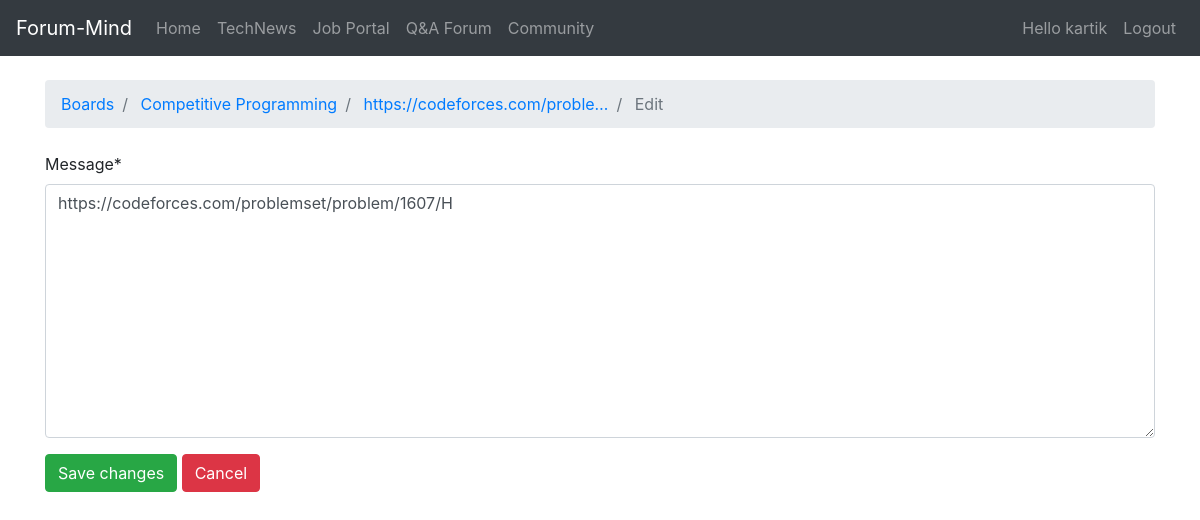
/forums/boards/7/7/13/edit (signed in), run on the app's committed database.
### forums/models.py (models this page shows, shortened)
class Post(models.Model):
    message = models.TextField(max_length=4000)
    topic = models.ForeignKey(
        Topic,
        on_delete=models.CASCADE,
        related_name='posts',
    )
    created_at = models.DateTimeField(auto_now_add=True)
    updated_at = models.DateTimeField(null=True)
    created_by = models.ForeignKey(
        settings.AUTH_USER_MODEL,
        on_delete=models.CASCADE,
        related_name='posts',
    )
    updated_by = models.ForeignKey(
        settings.AUTH_USER_MODEL,
        on_delete=models.CASCADE,
        null=True,
        related_name='+',
    )
    def __str__(self):
        truncated = Truncator(self.message)
        return truncated.chars(30)

class Topic(models.Model):
    subject = models.CharField(max_length=256)
    last_updated = models.DateTimeField(auto_now_add=True)
    board = models.ForeignKey(
        Board,
        on_delete=models.CASCADE,
        related_name='topics',
    )
    starter = models.ForeignKey(
        settings.AUTH_USER_MODEL,
        on_delete=models.CASCADE,
        related_name='topics',
    )
    views = models.PositiveIntegerField(default=0)

class Board(models.Model):
    name = models.CharField(max_length=30, unique=True)
    description = models.CharField(max_length=100)

### forums/views.py (the view, shortened to what this page needs)
# urls.py: path('boards/<int:pk>/<int:topic_pk>/<int:post_pk>/edit', views.PostUpdateView.as_view(),
class PostUpdateView(LoginRequiredMixin, UpdateView):
    model = Post
    fields = ('message',)
    template_name = 'forums/edit_post.html'
    pk_url_kwarg = 'post_pk'
    context_object_name = 'post'
    def get_queryset(self):
        queryset = super().get_queryset()
        return queryset.filter(created_by=self.request.user)

### forums/templates/forums/edit_post.html (shortened to what this page needs)
{% extends 'forums/base.html' %}
{% block breadcrumb %}
<li class="breadcrumb-item">
    <a href="{% url 'home' %}">Boards</a>
</li>
<li class="breadcrumb-item">
    <a href="{% url 'board_topics' post.topic.board.pk %}">
        {{ post.topic.board.name }}
    </a>
</li>
<li class="breadcrumb-item">
    <a href="{% url 'topic_posts' post.topic.board.pk post.topic.pk %}">
        {{ post }}
    </a>
</li>
<li class="breadcrumb-item active">
    Edit
</li>
{% endblock %}
{% block content %}
{% load crispy_forms_tags %}
<form method="post" novalidate>
    {{ form|crispy }}
    <button type="submit" class="btn btn-success">Save changes</button>
    <a href="{% url 'topic_posts' post.topic.board.pk post.topic.pk %}"
       class="btn btn-danger" role="button">
        Cancel
    </a>
</form>
{% endblock %}

### forums/templates/forums/base.html (shortened to what this page needs)
<!doctype html>
<html lang="en">
<head>
    <link rel="stylesheet" href="https://maxcdn.bootstrapcdn.com/bootstrap/4.0.0/css/bootstrap.min.css"
>
</head>
<body>
{% block body %}
<nav class="navbar navbar-expand-lg navbar-dark bg-dark">
            <a class="navbar-brand" href="{% url 'homepage' %}">Forum-Mind</a>
              <div class="collapse navbar-collapse" id="navbarSupportedContent">
                <ul class="navbar-nav mr-auto">
                  <li class="nav-item">
                    <a class="nav-link" href="{% url 'homepage' %}">Home</a>
                  </li>
                  <li class="nav-item">
                    <a class="nav-link" href="{% url 'news' %}">TechNews</a>
                  </li>
                  <li class="nav-item">
                    <a class="nav-link" href="{% url 'jobs:index' %}">Job Portal</a>
                  </li>
                  <li class="nav-item">
                    <a class="nav-link" href="/forums/">Q&A Forum</a>
                  </li>
                  <li class="nav-item">
                    <a class="nav-link" href="/community/">Community</a>
                  </li>
                </ul>
            </div>
                <div class="navbar-nav">
                    {% if user.is_authenticated %}
                    <a class="nav-item nav-link" href="{% url 'profile' %}">Hello {{user.username}}</a>
                    <a class="nav-item nav-link" href="{% url 'logout' %}">Logout</a>
                    {% else %}
                    <a class="nav-item nav-link" href="{% url 'login' %}">Login</a>
                    <a class="nav-item nav-link" href="{% url 'register' %}">Register</a>
                    {% endif %}
                </div>
        </nav>
<div class="container">
    <ol class="breadcrumb my-4">
        {% block breadcrumb %}
        {% endblock %}
    </ol>
    {% block content %}
    {% endblock %}
</div>
{% endblock body %}
</body>
</html>

### data on the page
Post: topic.board.name "Competitive Programming", message "https://codeforces.com/proble…", message "https://codeforces.com/problemset/problem/1607/H"

### other printed values
{{ user.username }} "kartik"
